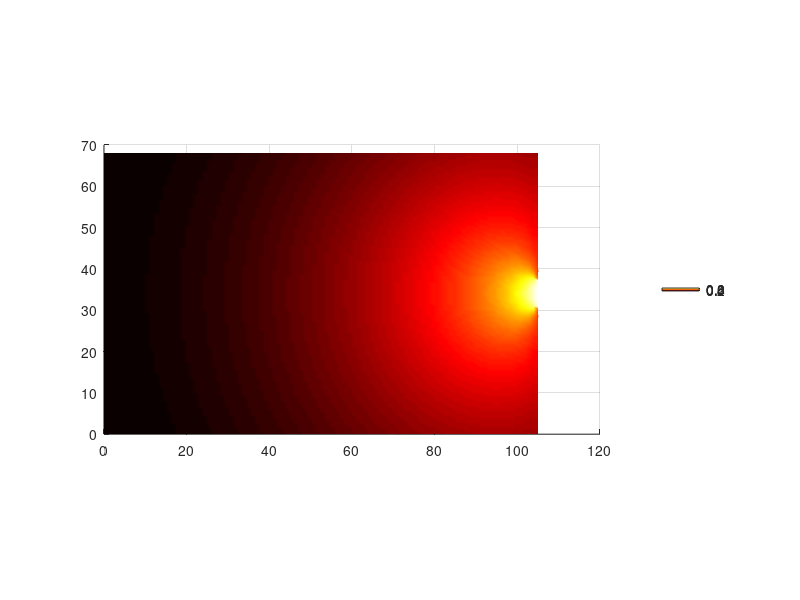

Write MATLAB code to recreate this figure.
x = linspace(0,100);
y = linspace(0,100);
[X,Y] = meshgrid(x,y);
a=((1.05*(100-X)).^2+(0.68*(55.4-Y)).^2).^(1/2);
b=((1.05*(100-X)).^2+(0.68*(44.6-Y)).^2).^(1/2);
theta=acos((a.^2+b.^2-7.32.^2)./(2*a.*b));
d=((1.05*(100-X)).^2+(0.68*(50-Y)).^2).^(1/2);
D=(1-d./110.37).^2;
T=(log(theta+1))/(log(pi+1));
P=0.5*D+0.5*T;
PP=real(P);
surfc(1.05*X,0.68*Y,PP)
shading interp
colorbar
colormap(hot)
axis equal
view([0,90])